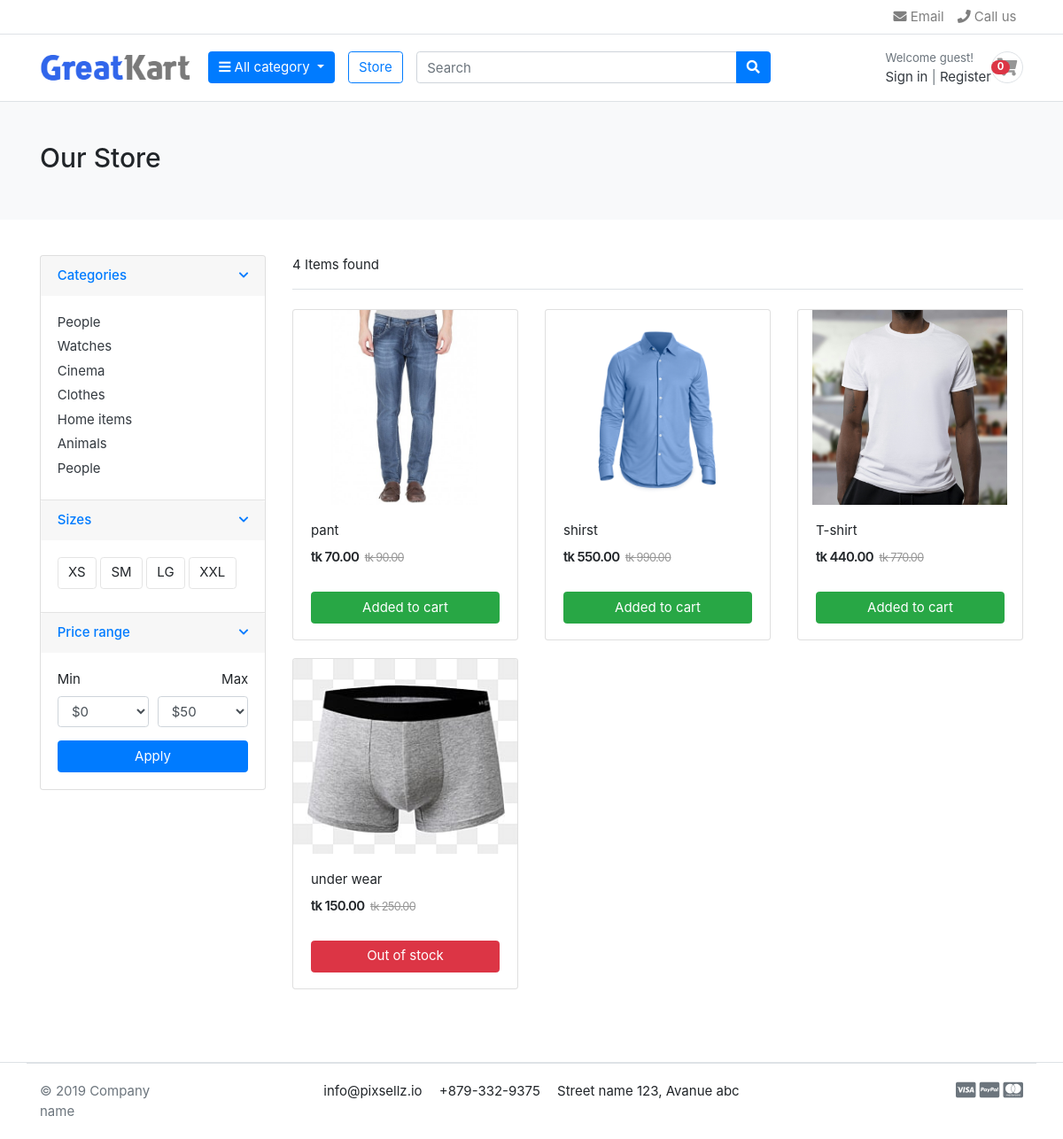
Screenshot of /category/clothes/ with the database file from the repository.
### store/models.py (models this page shows, shortened)
class Product(models.Model):
    category = models.ForeignKey(Category, on_delete=models.CASCADE, related_name='products')
    name = models.CharField(max_length=100, unique=True, blank=False, null=True)
    slug = models.SlugField(max_length=100, unique=True, blank=True)
    description = models.TextField(blank=True)
    price = models.DecimalField(max_digits=10, decimal_places=2)
    old_price = models.DecimalField(max_digits=10, decimal_places=2, blank=True, null=True)
    image = models.ImageField(upload_to='product_images/', blank=True, null=True)
    stock = models.PositiveIntegerField(default=0)
    created_at = models.DateTimeField(auto_now_add=True)
    updated_at = models.DateTimeField(auto_now=True)
    is_available = models.BooleanField(default=True)
    class Meta:
        verbose_name_plural = 'Products'

### store/views.py (the view)
# urls.py: path('category/<slug:category_slug>/', views.products_by_category, name='products_by_category'),
def products_by_category(request, category_slug):
    category = get_object_or_404(Category, slug=category_slug)
    products = Product.objects.filter(category=category, is_available=True)
    context = {
        'category': category,
        'products': products,
        'products_count': products.count(),  # Count of products in this category
    }
    return render(request, 'store/store.html', context)

### carts/context_processor.py (called while the page is built)
def cart_counter(request):
    cart_count = 0
    if request.user.is_authenticated:
        cart = Cart.objects.filter(user=request.user).first()
    else:
        cart_id = request.session.session_key
        if not cart_id:
            request.session.create()
            cart_id = request.session.session_key
        cart = Cart.objects.filter(cart_id=cart_id).first()
    if cart:
        cart_count = cart.total_items()
    return {'cart_count': cart_count}

### store/context_processor.py (called while the page is built)
def menu_links(request):
    categories = Category.objects.all()
    return dict(categories=categories)

### store/models.py (called while the page is built)
    def get_url(self):
        return reverse('products_by_category',args=[self.slug])

### templates/store/store.html (shortened to what this page needs)
{% extends 'store/base.html' %}
{% load static %}
{% block content %}
<section class="section-pagetop bg">
<div class="container">
	{% if request.path == "/search/" %}
	<h2 class="title-page">Search results for "{{ keyword }}"</h2>
	{% else %}
	<h2 class="title-page">Our Store</h2>
	{% endif %}
</div>
</section>
<section class="section-content padding-y">
<div class="container">
<div class="row">
	<aside class="col-md-3">
<div class="card">
	<article class="filter-group">
		<header class="card-header">
			<a href="#" data-toggle="collapse" data-target="#collapse_1" aria-expanded="true" class="">
				<i class="icon-control fa fa-chevron-down"></i>
				<h6 class="title">Categories</h6>
			</a>
		</header>
		<div class="filter-content collapse show" id="collapse_1" >
			<div class="card-body">
				<ul class="list-menu">
				<li><a href="#">People  </a></li>
				<li><a href="#">Watches </a></li>
				<li><a href="#">Cinema  </a></li>
				<li><a href="#">Clothes  </a></li>
				<li><a href="#">Home items </a></li>
				<li><a href="#">Animals</a></li>
				<li><a href="#">People </a></li>
				</ul>
			</div>
		</div>
	</article>
	<article class="filter-group">
		<header class="card-header">
			<a href="#" data-toggle="collapse" data-target="#collapse_4" aria-expanded="true" class="">
				<i class="icon-control fa fa-chevron-down"></i>
				<h6 class="title">Sizes </h6>
			</a>
		</header>
		<div class="filter-content collapse show" id="collapse_4" style="">
			<div class="card-body">
			  <label class="checkbox-btn">
			    <span class="btn btn-light"> XS </span>
			  </label>
			  <label class="checkbox-btn">
			    <span class="btn btn-light"> SM </span>
			  </label>
			  <label class="checkbox-btn">
			    <span class="btn btn-light"> LG </span>
			  </label>
			  <label class="checkbox-btn">
			    <span class="btn btn-light"> XXL </span>
			  </label>
		</div>
		</div>
	</article>
	<article class="filter-group">
		<header class="card-header">
			<a href="#" data-toggle="collapse" data-target="#collapse_3" aria-expanded="true" class="">
				<i class="icon-control fa fa-chevron-down"></i>
				<h6 class="title">Price range </h6>
			</a>
		</header>
		<div class="filter-content collapse show" id="collapse_3" style="">
			<div class="card-body">
				<div class="form-row">
				<div class="form-group col-md-6">
				  <label>Min</label>
				  	<select class="mr-2 form-control">
						<option value="0">$0</option>
					</select>
				</div>
				<div class="form-group text-right col-md-6">
				  <label>Max</label>
				  	<select class="mr-2 form-control">
						<option value="50">$50</option>
					</select>
				</div>
				</div>
				<button class="btn btn-block btn-primary">Apply</button>
			</div>
		</div>
	</article>
</div>
	</aside>
	<main class="col-md-9">
<header class="border-bottom mb-4 pb-3">
		<div class="form-inline">
			<span class="mr-md-auto">{{products_count }} Items found </span>
		</div>
</header>
<div class="row">
	{% if products %}
	{% for product in products %}
	<div class="col-md-4">
		<figure class="card card-product-grid">
			<div class="img-wrap">
				<img src="{{ product.image.url }}" class="img-fluid">
			</div>
			<figcaption class="info-wrap">
				<div class="fix-height">
					<a href="{% url 'product_details' product.slug %}" class="title">{{product.name}}</a>
					<div class="price-wrap mt-2">
						<span class="price">tk {{product.price}}</span>
						<del class="price-old">tk {{product.old_price}}</del>
					</div>
				</div>
				{% if product.stock > 0 %}
				<a href="{% url 'add_to_cart' product.id %}" class="btn btn-block btn-success">Added to cart </a>
				{% else %}
				<a href="#" class="btn btn-block btn-danger">Out of stock</a>
				{% endif %}
			</figcaption>
		</figure>
	</div>
	{% endfor %}
	{% else %}
	<div class="col-md-12">
		<p class="text-center">No products found.</p>
	{% endif %}
</div>
	</main>
</div>
</div>
</section>
{% endblock content %}

### static/css/ui.css (style rules this page uses)
html { font-family: "Inter", sans-serif; font-size: 15px; }
.img-wrap { text-align: center; display: block; }
.img-wrap img { max-width: 100%; }
.price-wrap { letter-spacing: -0.7px; }
.padding-y { padding-top: 40px; padding-bottom: 40px; }
figure { margin-bottom: 0; }
article:after, .form-group:after { display: block; clear: both; content: ""; }
.bg { background-color: #f8f9fa; }
.title-page { color: #212529; }
.btn-light { background-color: #fff; border-color: #e4e4e4; }
[class*=list-] li:after { visibility: hidden; display: block; content: ""; overflow: hidden; height: 0; clear: both; }
.list-menu { list-style: none; margin: 0; padding-left: 0; }
.list-menu li { margin-bottom: 5px; }
.list-menu a { color: #343a40; }
[class*=card-product] a.title { color: #212529; display: block; }
[class*=card-product] .img-wrap { overflow: hidden; position: relative; }
[class*=card-product] .img-wrap img { height: 100%; max-width: 100%; width: auto; display: inline-block; -o-object-fit: cover; object-fit: cover; }
.card-product-grid { margin-bottom: 20px; }
.card-product-grid .img-wrap { border-radius: 0.2rem 0.2rem 0 0; height: 220px; }
.card-product-grid .info-wrap { overflow: hidden; padding: 18px 20px; }
.card-product-grid .fix-height { height: 80px; overflow: hidden; }
.card .img-wrap { overflow: hidden; }
.price { font-weight: 600; color: #212529; }
.price-old { color: #969696; margin-left: 3px; font-size: 85%; }
.icon-control { margin-top: 5px; float: right; font-size: 80%; }
.card-header .title { margin-bottom: 0; line-height: 1.5; }
.filter-group { border-bottom: 1px solid #e4e4e4; }
.filter-group .card-header { border-bottom: 0; }
.filter-group:last-child { border-bottom: 0; }
.checkbox-btn { position: relative; }
.section-pagetop { padding: 45px 0; }

### rows the page displays
Product: image (picture), name "pant", price "70.00", old_price "90.00", stock "Added to cart"
Product: image (picture), name "shirst", price "550.00", old_price "990.00", stock "Added to cart"
Product: image (picture), name "T-shirt", price "440.00", old_price "770.00", stock "Added to cart"
Product: image (picture), name "under wear", price "150.00", old_price "250.00", stock "Out of stock"

### other values shown
{{ cart_count }} "0"
{{ products_count }} "4"
